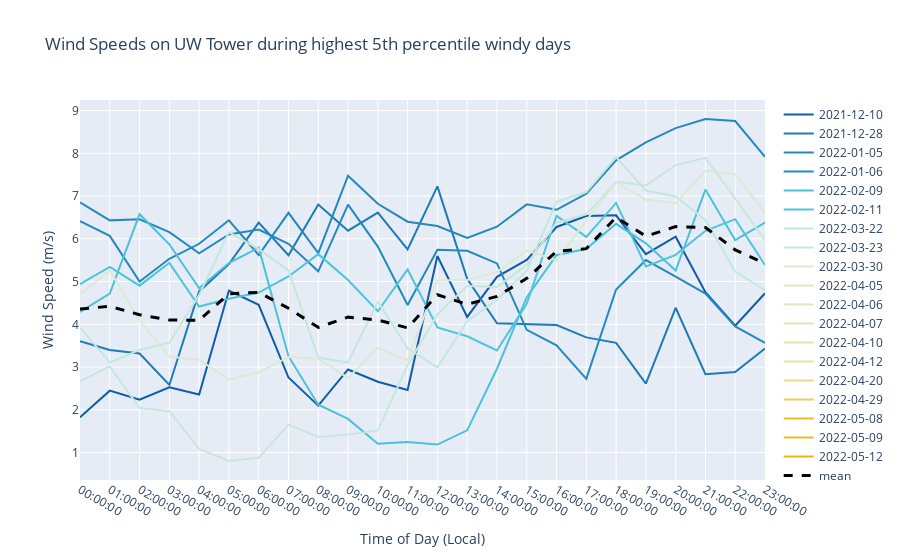

The code cell stored with this chart in its notebook:
### Code cell
# iterate through the dates and plot the wind speed at 10m on uw tower over the day. Color by the day of water year
fig = go.Figure()
for date in sail_1H_windy_wind_df.date.unique():
    # get the day of water year
    day_of_water_year = get_day_of_water_year(date)
    # get the data for the date
    df = sail_1H_windy_wind_df[sail_1H_windy_wind_df.date == date]
    # plot the data
    fig.add_trace(go.Scatter(
        x=df['time'], 
        y=df['wspd_arith_mean'],
        name=f"{date}",
        marker_color=color_dict[day_of_water_year],
        connectgaps=False
    ))
# add the mean line with a heavier lineweight
fig.add_trace(go.Scatter(
    x=sail_1H_windy_time_avg.index, 
    y=sail_1H_windy_time_avg.values,
    name=f"mean",
    marker_color='black',
    connectgaps=False,
    line=dict(dash='dash'),
    line_width=3
))
# update to show all hover data and not just the closest point
fig.update_layout(hovermode="x unified",
                  yaxis_title='Wind Speed (m/s)',
                    xaxis_title='Time of Day (Local)',
                    title='Wind Speeds on UW Tower during highest 5th percentile windy days',
)
fig

### Figure 1 — Plotly figure (JSON) as saved in the notebook; plotly's stock layout.template omitted (floating-point values rounded to 4 significant figures)
{"data": [{"connectgaps": false, "marker": {"color": "rgb(16, 92, 170)"}, "name": "2021-12-10", "type": "scatter", "x": ["00:00:00", "01:00:00", "02:00:00", "03:00:00", "04:00:00", "05:00:00", "06:00:00", "07:00:00", "08:00:00", "09:00:00", "10:00:00", "11:00:00", "12:00:00", "13:00:00", "14:00:00", "15:00:00", "16:00:00", "17:00:00", "18:00:00", "19:00:00", "20:00:00", "21:00:00", "22:00:00", "23:00:00"], "y": [1.825, 2.448, 2.237, 2.526, 2.359, 4.79, 4.457, 2.756, 2.097, 2.944, 2.657, 2.466, 5.598, 4.172, 5.111, 5.505, 6.277, 6.534, 6.55, 5.639, 6.049, 4.752, 3.966, 4.729]}, {"connectgaps": false, "marker": {"color": "rgb(31, 122, 182)"}, "name": "2021-12-28", "type": "scatter", "x": ["00:00:00", "01:00:00", "02:00:00", "03:00:00", "04:00:00", "05:00:00", "06:00:00", "07:00:00", "08:00:00", "09:00:00", "10:00:00", "11:00:00", "12:00:00", "13:00:00", "14:00:00", "15:00:00", "16:00:00", "17:00:00", "18:00:00", "19:00:00", "20:00:00", "21:00:00", "22:00:00", "23:00:00"], "y": [3.605, 3.4, 3.319, 2.582, 4.77, 5.41, 6.379, 5.615, 6.803, 6.191, 6.613, 5.753, 7.227, 5.063, 4.022, 4.008, 3.983, 3.694, 3.565, 2.611, 4.387, 2.833, 2.884, 3.436]}, {"connectgaps": false, "marker": {"color": "rgb(37, 136, 189)"}, "name": "2022-01-05", "type": "scatter", "x": ["00:00:00", "01:00:00", "02:00:00", "03:00:00", "04:00:00", "05:00:00", "06:00:00", "07:00:00", "08:00:00", "09:00:00", "10:00:00", "11:00:00", "12:00:00", "13:00:00", "14:00:00", "15:00:00", "16:00:00", "17:00:00", "18:00:00", "19:00:00", "20:00:00", "21:00:00", "22:00:00", "23:00:00"], "y": [6.415, 6.068, 5.002, 5.533, 5.884, 6.433, 5.621, 6.608, 5.666, 7.476, 6.82, 6.4, 6.3, 6.018, 6.283, 6.806, 6.679, 7.055, 7.837, 8.255, 8.589, 8.802, 8.754, 7.92]}, {"connectgaps": false, "marker": {"color": "rgb(37, 137, 189)"}, "name": "2022-01-06", "type": "scatter", "x": ["00:00:00", "01:00:00", "02:00:00", "03:00:00", "04:00:00", "05:00:00", "06:00:00", "07:00:00", "08:00:00", "09:00:00", "10:00:00", "11:00:00", "12:00:00", "13:00:00", "14:00:00", "15:00:00", "16:00:00", "17:00:00", "18:00:00", "19:00:00", "20:00:00", "21:00:00", "22:00:00", "23:00:00"], "y": [6.851, 6.431, 6.458, 6.156, 5.661, 6.102, 6.217, 5.884, 5.239, 6.799, 5.818, 4.451, 5.743, 5.721, 5.424, 3.871, 3.51, 2.726, 4.814, 5.502, 5.115, 4.718, 3.951, 3.567]}, {"connectgaps": false, "marker": {"color": "rgb(76, 192, 219)"}, "name": "2022-02-09", "type": "scatter", "x": ["00:00:00", "01:00:00", "02:00:00", "03:00:00", "04:00:00", "05:00:00", "06:00:00", "07:00:00", "08:00:00", "09:00:00", "10:00:00", "11:00:00", "12:00:00", "13:00:00", "14:00:00", "15:00:00", "16:00:00", "17:00:00", "18:00:00", "19:00:00", "20:00:00", "21:00:00", "22:00:00", "23:00:00"], "y": [4.289, 4.716, 6.576, 5.872, 4.842, 5.432, 5.794, 3.254, 2.119, 1.787, 1.204, 1.246, 1.187, 1.52, 2.96, 4.635, 5.617, 5.768, 6.35, 5.894, 5.256, 7.151, 5.968, 6.38]}, {"connectgaps": false, "marker": {"color": "rgb(79, 195, 220)"}, "name": "2022-02-11", "type": "scatter", "x": ["00:00:00", "01:00:00", "02:00:00", "03:00:00", "04:00:00", "05:00:00", "06:00:00", "07:00:00", "08:00:00", "09:00:00", "10:00:00", "11:00:00", "12:00:00", "13:00:00", "14:00:00", "15:00:00", "16:00:00", "17:00:00", "18:00:00", "19:00:00", "20:00:00", "21:00:00", "22:00:00", "23:00:00"], "y": [4.942, 5.344, 4.904, 5.438, 4.415, 4.598, 4.744, 5.119, 5.641, 5.038, 4.306, 5.282, 3.925, 3.721, 3.389, 4.48, 6.535, 6.046, 6.839, 5.352, 5.625, 6.188, 6.459, 5.386]}, {"connectgaps": false, "marker": {"color": "rgb(196, 231, 221)"}, "name": "2022-03-22", "type": "scatter", "x": ["00:00:00", "01:00:00", "02:00:00", "03:00:00", "04:00:00", "05:00:00", "06:00:00", "07:00:00", "08:00:00", "09:00:00", "10:00:00", "11:00:00", "12:00:00", "13:00:00", "14:00:00", "15:00:00", "16:00:00", "17:00:00", "18:00:00", "19:00:00", "20:00:00", "21:00:00", "22:00:00", "23:00:00"], "y": [3.93, 3.105, 3.402, 3.571, 4.687, 6.156, 5.758, 5.26, 3.223, 3.108, 4.53, 3.44, 2.988, 4.072, 4.573, 5.256, 6.869, 7.093, 7.912, 7.129, 6.991, 6.44, 5.236, 4.8]}, {"connectgaps": false, "marker": {"color": "rgb(199, 231, 220)"}, "name": "2022-03-23", "type": "scatter", "x": ["00:00:00", "01:00:00", "02:00:00", "03:00:00", "04:00:00", "05:00:00", "06:00:00", "07:00:00", "08:00:00", "09:00:00", "10:00:00", "11:00:00", "12:00:00", "13:00:00", "14:00:00", "15:00:00", "16:00:00", "17:00:00", "18:00:00", "19:00:00", "20:00:00", "21:00:00", "22:00:00", "23:00:00"], "y": [2.668, 3.017, 2.043, 1.967, 1.084, 0.8027, 0.8782, 1.653, 1.365, 1.419, 1.519, 3.048, 4.232, 4.899, 4.875, 5.384, 6.376, 6.573, 7.334, 7.25, 7.724, 7.896, 6.945, 5.967]}, {"connectgaps": false, "marker": {"color": "rgb(220, 233, 211)"}, "name": "2022-03-30", "type": "scatter", "x": ["00:00:00", "01:00:00", "02:00:00", "03:00:00", "04:00:00", "05:00:00", "06:00:00", "07:00:00", "08:00:00", "09:00:00", "10:00:00", "11:00:00", "12:00:00", "13:00:00", "14:00:00", "15:00:00", "16:00:00", "17:00:00", "18:00:00", "19:00:00", "20:00:00", "21:00:00", "22:00:00", "23:00:00"], "y": [4.7, 5.261, 4.088, 3.244, 3.169, 2.71, 2.879, 3.236, 3.196, 2.746, 3.449, 3.158, 5.027, 5.034, 5.223, 5.727, 5.492, 6.433, 7.323, 6.915, 6.834, 7.598, 7.514, 6.601]}, {"connectgaps": false, "marker": {"color": "rgb(229, 229, 190)"}, "name": "2022-04-05", "type": "scatter", "x": ["00:00:00", "01:00:00", "02:00:00", "03:00:00", "04:00:00", "05:00:00", "06:00:00", "07:00:00", "08:00:00", "09:00:00", "10:00:00", "11:00:00", "12:00:00", "13:00:00", "14:00:00", "15:00:00", "16:00:00", "17:00:00", "18:00:00", "19:00:00", "20:00:00", "21:00:00", "22:00:00", "23:00:00"], "y": [null, null, null, null, null, null, null, null, null, null, null, null, null, null, null, null, null, null, null, null, null, null, null, null]}, {"connectgaps": false, "marker": {"color": "rgb(229, 228, 186)"}, "name": "2022-04-06", "type": "scatter", "x": ["00:00:00", "01:00:00", "02:00:00", "03:00:00", "04:00:00", "05:00:00", "06:00:00", "07:00:00", "08:00:00", "09:00:00", "10:00:00", "11:00:00", "12:00:00", "13:00:00", "14:00:00", "15:00:00", "16:00:00", "17:00:00", "18:00:00", "19:00:00", "20:00:00", "21:00:00", "22:00:00", "23:00:00"], "y": [null, null, null, null, null, null, null, null, null, null, null, null, null, null, null, null, null, null, null, null, null, null, null, null]}, {"connectgaps": false, "marker": {"color": "rgb(230, 227, 182)"}, "name": "2022-04-07", "type": "scatter", "x": ["00:00:00", "01:00:00", "02:00:00", "03:00:00", "04:00:00", "05:00:00", "06:00:00", "07:00:00", "08:00:00", "09:00:00", "10:00:00", "11:00:00", "12:00:00", "13:00:00", "14:00:00", "15:00:00", "16:00:00", "17:00:00", "18:00:00", "19:00:00", "20:00:00", "21:00:00", "22:00:00", "23:00:00"], "y": [null, null, null, null, null, null, null, null, null, null, null, null, null, null, null, null, null, null, null, null, null, null, null, null]}, {"connectgaps": false, "marker": {"color": "rgb(232, 225, 170)"}, "name": "2022-04-10", "type": "scatter", "x": ["00:00:00", "01:00:00", "02:00:00", "03:00:00", "04:00:00", "05:00:00", "06:00:00", "07:00:00", "08:00:00", "09:00:00", "10:00:00", "11:00:00", "12:00:00", "13:00:00", "14:00:00", "15:00:00", "16:00:00", "17:00:00", "18:00:00", "19:00:00", "20:00:00", "21:00:00", "22:00:00", "23:00:00"], "y": [null, null, null, null, null, null, null, null, null, null, null, null, null, null, null, null, null, null, null, null, null, null, null, null]}, {"connectgaps": false, "marker": {"color": "rgb(234, 223, 162)"}, "name": "2022-04-12", "type": "scatter", "x": ["00:00:00", "01:00:00", "02:00:00", "03:00:00", "04:00:00", "05:00:00", "06:00:00", "07:00:00", "08:00:00", "09:00:00", "10:00:00", "11:00:00", "12:00:00", "13:00:00", "14:00:00", "15:00:00", "16:00:00", "17:00:00", "18:00:00", "19:00:00", "20:00:00", "21:00:00", "22:00:00", "23:00:00"], "y": [null, null, null, null, null, null, null, null, null, null, null, null, null, null, null, null, null, null, null, null, null, null, null, null]}, {"connectgaps": false, "marker": {"color": "rgb(240, 216, 129)"}, "name": "2022-04-20", "type": "scatter", "x": ["00:00:00", "01:00:00", "02:00:00", "03:00:00", "04:00:00", "05:00:00", "06:00:00", "07:00:00", "08:00:00", "09:00:00", "10:00:00", "11:00:00", "12:00:00", "13:00:00", "14:00:00", "15:00:00", "16:00:00", "17:00:00", "18:00:00", "19:00:00", "20:00:00", "21:00:00", "22:00:00", "23:00:00"], "y": [null, null, null, null, null, null, null, null, null, null, null, null, null, null, null, null, null, null, null, null, null, null, null, null]}, {"connectgaps": false, "marker": {"color": "rgb(240, 204, 86)"}, "name": "2022-04-29", "type": "scatter", "x": ["00:00:00", "01:00:00", "02:00:00", "03:00:00", "04:00:00", "05:00:00", "06:00:00", "07:00:00", "08:00:00", "09:00:00", "10:00:00", "11:00:00", "12:00:00", "13:00:00", "14:00:00", "15:00:00", "16:00:00", "17:00:00", "18:00:00", "19:00:00", "20:00:00", "21:00:00", "22:00:00", "23:00:00"], "y": [null, null, null, null, null, null, null, null, null, null, null, null, null, null, null, null, null, null, null, null, null, null, null, null]}, {"connectgaps": false, "marker": {"color": "rgb(235, 189, 41)"}, "name": "2022-05-08", "type": "scatter", "x": ["00:00:00", "01:00:00", "02:00:00", "03:00:00", "04:00:00", "05:00:00", "06:00:00", "07:00:00", "08:00:00", "09:00:00", "10:00:00", "11:00:00", "12:00:00", "13:00:00", "14:00:00", "15:00:00", "16:00:00", "17:00:00", "18:00:00", "19:00:00", "20:00:00", "21:00:00", "22:00:00", "23:00:00"], "y": [null, null, null, null, null, null, null, null, null, null, null, null, null, null, null, null, null, null, null, null, null, null, null, null]}, {"connectgaps": false, "marker": {"color": "rgb(235, 188, 36)"}, "name": "2022-05-09", "type": "scatter", "x": ["00:00:00", "01:00:00", "02:00:00", "03:00:00", "04:00:00", "05:00:00", "06:00:00", "07:00:00", "08:00:00", "09:00:00", "10:00:00", "11:00:00", "12:00:00", "13:00:00", "14:00:00", "15:00:00", "16:00:00", "17:00:00", "18:00:00", "19:00:00", "20:00:00", "21:00:00", "22:00:00", "23:00:00"], "y": [null, null, null, null, null, null, null, null, null, null, null, null, null, null, null, null, null, null, null, null, null, null, null, null]}, {"connectgaps": false, "marker": {"color": "rgb(233, 183, 21)"}, "name": "2022-05-12", "type": "scatter", "x": ["00:00:00", "01:00:00", "02:00:00", "03:00:00", "04:00:00", "05:00:00", "06:00:00", "07:00:00", "08:00:00", "09:00:00", "10:00:00", "11:00:00", "12:00:00", "13:00:00", "14:00:00", "15:00:00", "16:00:00", "17:00:00", "18:00:00", "19:00:00", "20:00:00", "21:00:00", "22:00:00", "23:00:00"], "y": [null, null, null, null, null, null, null, null, null, null, null, null, null, null, null, null, null, null, null, null, null, null, null, null]}, {"connectgaps": false, "line": {"dash": "dash", "width": 3}, "marker": {"color": "black"}, "name": "mean", "type": "scatter", "x": ["00:00:00", "01:00:00", "02:00:00", "03:00:00", "04:00:00", "05:00:00", "06:00:00", "07:00:00", "08:00:00", "09:00:00", "10:00:00", "11:00:00", "12:00:00", "13:00:00", "14:00:00", "15:00:00", "16:00:00", "17:00:00", "18:00:00", "19:00:00", "20:00:00", "21:00:00", "22:00:00", "23:00:00"], "y": [4.358, 4.421, 4.225, 4.099, 4.097, 4.715, 4.747, 4.376, 3.928, 4.168, 4.102, 3.916, 4.692, 4.469, 4.651, 5.075, 5.704, 5.769, 6.503, 6.061, 6.286, 6.264, 5.742, 5.421]}], "layout": {"hovermode": "x unified", "title": {"text": "Wind Speeds on UW Tower during highest 5th percentile windy days"}, "xaxis": {"title": {"text": "Time of Day (Local)"}}, "yaxis": {"title": {"text": "Wind Speed (m/s)"}}}}
